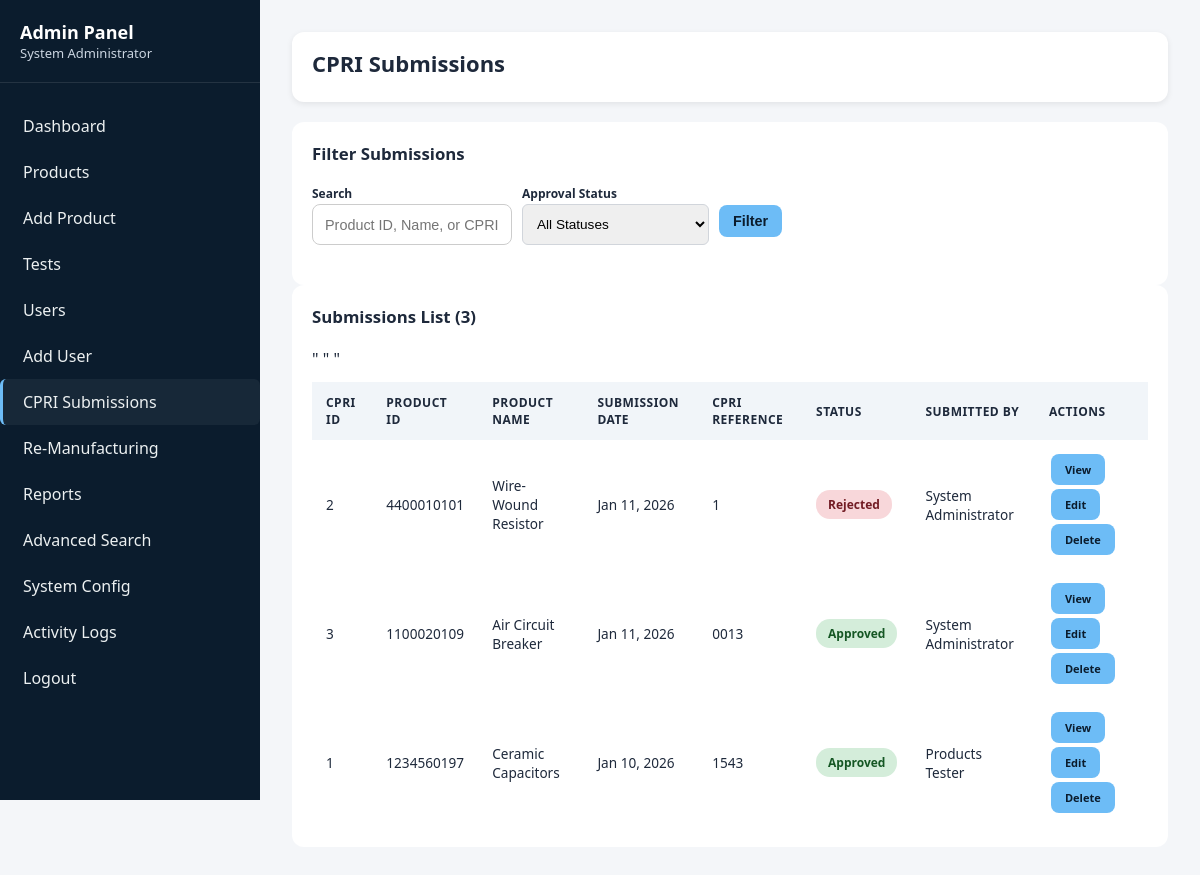
Page /backend/admin/cpri/list.php (signed in) on the committed database.
### tables this page shows
CREATE TABLE `cpri_submissions` (
  `cpri_id` int(11) NOT NULL,
  `product_id` varchar(10) NOT NULL,
  `submission_date` date NOT NULL,
  `cpri_reference_number` varchar(50) DEFAULT NULL,
  `expected_approval_date` date DEFAULT NULL,
  `actual_approval_date` date DEFAULT NULL,
  `approval_status` enum('Submitted','Under Review','Approved','Rejected','Resubmission Required') DEFAULT 'Submitted',
  `cpri_remarks` text DEFAULT NULL,
  `documents_submitted` text DEFAULT NULL,
  `submitted_by` int(11) NOT NULL,
  `created_at` timestamp NOT NULL DEFAULT current_timestamp(),
  `updated_at` timestamp NOT NULL DEFAULT current_timestamp() ON UPDATE current_timestamp()
);

CREATE TABLE `products` (
  `product_id` varchar(10) NOT NULL,
  `product_type_id` int(11) NOT NULL,
  `product_name` varchar(150) NOT NULL,
  `product_code` varchar(6) NOT NULL,
  `revision_number` varchar(2) NOT NULL,
  `manufacturing_number` varchar(2) NOT NULL,
  `batch_number` varchar(50) DEFAULT NULL,
  `manufacturing_date` date NOT NULL,
  `quantity` int(11) DEFAULT 1,
  `specifications` text DEFAULT NULL,
  `current_status` enum('In Testing','Passed','Failed','Re-Manufacturing','Sent to CPRI') DEFAULT 'In Testing',
  `cpri_submission_date` date DEFAULT NULL,
  `remarks` text DEFAULT NULL,
  `created_by` int(11) NOT NULL,
  `created_at` timestamp NOT NULL DEFAULT current_timestamp(),
  `updated_at` timestamp NOT NULL DEFAULT current_timestamp() ON UPDATE current_timestamp()
);

CREATE TABLE `users` (
  `user_id` int(11) NOT NULL,
  `username` varchar(50) NOT NULL,
  `password` varchar(255) NOT NULL,
  `full_name` varchar(100) NOT NULL,
  `email` varchar(100) NOT NULL,
  `phone` varchar(15) DEFAULT NULL,
  `user_type` enum('Admin','Tester','Supervisor') NOT NULL,
  `is_active` tinyint(1) DEFAULT 1,
  `created_at` timestamp NOT NULL DEFAULT current_timestamp(),
  `last_login` timestamp NULL DEFAULT NULL
);

### backend/admin/cpri/list.php (the view, shortened to what this page needs)
<?php
require_once '../../config/database.php';
$search_term = $_GET['search'] ?? '';
$query = "SELECT c.*, p.product_name, u.full_name as submitted_by_name
          FROM cpri_submissions c
          JOIN products p ON c.product_id = p.product_id
          JOIN users u ON c.submitted_by = u.user_id
          WHERE 1=1";
$query .= " ORDER BY c.submission_date DESC";
$stmt = $conn->prepare($query);
$stmt->execute();
$submissions = $stmt->get_result()->fetch_all(MYSQLI_ASSOC);
?>
<!DOCTYPE html>
<html lang="en">
<head>
    <link rel="stylesheet" href="../../supervisor/public/style.css">
</head>
<body>
    <div class="dashboard-container">
        <aside class="sidebar">
            <div class="sidebar-header">
                <h2>Admin Panel</h2>
                <p><?php echo htmlspecialchars($_SESSION['full_name']); ?></p>
            </div>
            <ul class="sidebar-menu">
                <li><a href="../index.php">Dashboard</a></li>
                <li><a href="../products/list.php">Products</a></li>
                <li><a href="../products/add.php">Add Product</a></li>
                <li><a href="../tests/list.php">Tests</a></li>
                <li><a href="../users/list.php">Users</a></li>
                <li><a href="../users/add.php">Add User</a></li>
                <li><a href="list.php" class="active">CPRI Submissions</a></li>
                <li><a href="../remanufacturing/list.php">Re-Manufacturing</a></li>
                <li><a href="../reports/index.php">Reports</a></li>
                <li><a href="../search.php">Advanced Search</a></li>
                <li><a href="../config.php">System Config</a></li>
                <li><a href="../logs.php">Activity Logs</a></li>
                <li><a href="../../logout.php">Logout</a></li>
            </ul>
        </aside>
        <main class="main-content">
            <div class="top-bar">
                <h1>CPRI Submissions</h1>
            </div>
            <div class="content-section">
                <h2 style="margin-bottom: 20px;">Filter Submissions</h2>
                <form method="GET" action="">
                    <div class="filters">
                        <div class="filter-group">
                            <label>Search</label>
                            <input type="text" name="search" value="<?php echo htmlspecialchars($search_term); ?>" placeholder="Product ID, Name, or CPRI Reference">
                        </div>
                        <div class="filter-group">
                            <label>Approval Status</label>
                            <select name="status">
                                <option value="">All Statuses</option>
                            </select>
                        </div>
                        <div class="filter-group" style="display: flex; align-items: flex-end;">
                            <button type="submit" class="btn btn-primary" style="width: 100%;">Filter</button>
                        </div>
                    </div>
                </form>
            </div>
            <div class="content-section">
                <h2 style="margin-bottom: 20px;">Submissions List (<?php echo count($submissions); ?>)</h2>
                <div class="table-responsive">
                    <?php if (count($submissions) > 0): ?>
                    <table>
                        <thead>
                            <tr>
                                <th>CPRI ID</th>
                                <th>Product ID</th>
                                <th>Product Name</th>
                                <th>Submission Date</th>
                                <th>CPRI Reference</th>
                                <th>Status</th>
                                <th>Submitted By</th>
                                <th>Actions</th>
                            </tr>
                        </thead>
                        <tbody>
                            <?php foreach ($submissions as $sub): ?>
                            <tr>
                                <td><?php echo $sub['cpri_id']; ?></td>
                                <td><?php echo htmlspecialchars($sub['product_id']); ?></td>
                                <td><?php echo htmlspecialchars($sub['product_name']); ?></td>
                                <td><?php echo date('M d, Y', strtotime($sub['submission_date'])); ?></td>
                                <td><?php echo htmlspecialchars($sub['cpri_reference_number'] ?? 'N/A'); ?></td>
                                <td>
                                    <?php
                                    $badge_class = 'badge-info';
                                    if ($sub['approval_status'] == 'Approved') $badge_class = 'badge-success';
                                    elseif ($sub['approval_status'] == 'Rejected') $badge_class = 'badge-danger';
                                    elseif ($sub['approval_status'] == 'Resubmission Required') $badge_class = 'badge-warning';
                                    ?>
                                    <span class="badge <?php echo $badge_class; ?>"><?php echo $sub['approval_status']; ?></span>
                                </td>
                                <td><?php echo htmlspecialchars($sub['submitted_by_name']); ?></td>
                                <td>
                                    <div class="action-group">
                                        <a href="view.php?id=<?php echo $sub['cpri_id']; ?>" class="btn btn-view">View</a>
                                        <a href="edit.php?id=<?php echo $sub['cpri_id']; ?>" class="btn btn-edit">Edit</a>
                                        <a href="list.php?delete=<?php echo $sub['cpri_id']; ?>" class="btn btn-delete confirm-delete" data-msg="Are you sure you want to delete this CPRI submission?">Delete</a>
                                    </div>
                                </td>"
                            </tr>
                            <?php endforeach; ?>
                        </tbody>
                    </table>
                    <?php else: ?>
                    <p style="text-align: center; padding: 40px; color: #7f8c8d;">No CPRI submissions found.</p>
                    <?php endif; ?>
                </div>
            </div>
        </main>
    </div>
</body>
</html>

### backend/admin/cpri/list.php (style rules this page uses)
.btn-view,.btn-edit,.btn-delete { margin:2px; font-size:.69rem!important; }

### rows in the picture
cpri_submissions: cpri_id "2", product "4400010101", product.product_name "Wire-Wound Resistor", submission_date "Jan 11, 2026", cpri_reference_number "1", approval_status "Rejected", submitted_by.full_name "System Administrator"
cpri_submissions: cpri_id "3", product "1100020109", product.product_name "Air Circuit Breaker", submission_date "Jan 11, 2026", cpri_reference_number "0013", approval_status "Approved", submitted_by.full_name "System Administrator"
cpri_submissions: cpri_id "1", product "1234560197", product.product_name "Ceramic Capacitors", submission_date "Jan 10, 2026", cpri_reference_number "1543", approval_status "Approved", submitted_by.full_name "Products Tester"

### other values in the picture
$_SESSION['full_name'] "System Administrator"
count($submissions) "3"
